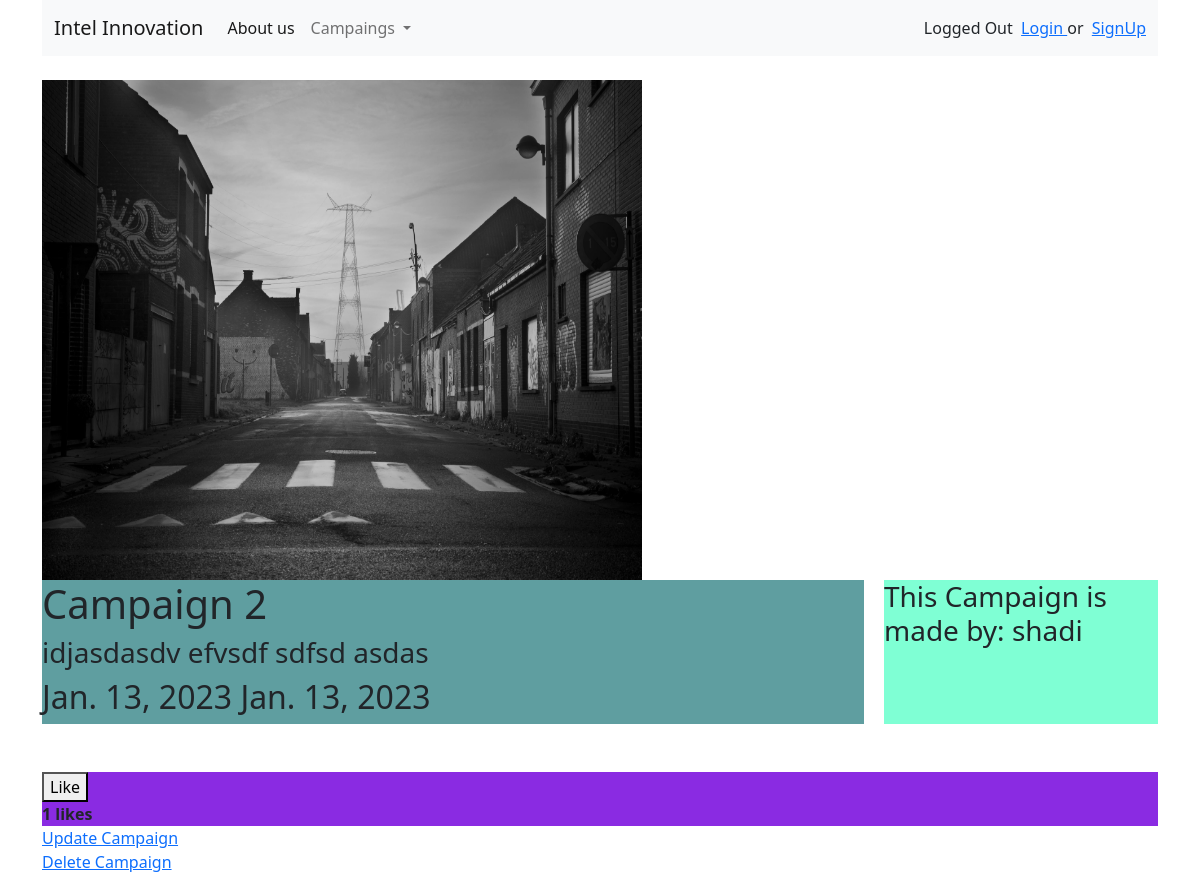
The app's page /campaigns/3/ with its own data.
### campaigns/models.py (models this page shows, shortened)
class Campaign(models.Model):
    auther = models.ForeignKey(User, on_delete=models.CASCADE, related_name="campaign_auther")
    title = models.CharField(max_length=50)
    description = models.TextField(max_length=250)
    start_date = models.DateField()
    end_date = models.DateField()
    image = models.ImageField(null=True, blank=True, upload_to ="images/")
    token = models.CharField(max_length=10)
    number_of_likes = models.ManyToManyField(User, default=None, blank=True, related_name="likes")

### campaigns/views.py (the view, shortened to what this page needs)
# urls.py: path('<int:campaign_id>/', views.campaign_details, name='campaign_details'),
def campaign_details(request, campaign_id):
    campaign = get_object_or_404(Campaign, id=campaign_id)
    user = request.user
    if request.method == 'GET':
        form = CampaignForm(instance=campaign)
        context =  {'form': form, 'campaign': campaign, 'user': user}
        return render(request, 'campaigns/campaign_details.html', context)

### campaigns/templates/campaigns/campaign_details.html (shortened to what this page needs)
{% extends "campaigns/base.html" %}
{% block content %}
<!DOCTYPE html>
<html lang-"en" dir-"Itr">
    <br>
   <head class="campaign_banner">
    {% load static %}
    <link rel="stylesheet" href="{% static 'campaign_details.css' %}">
    <link rel="stylesheet" href="https://cdnjs.cloudflare.com/ajax/libs/font-awesome/4.7.0/css/font-awesome.min.css">
    {% if campaign.image %}
    <img src="{{ campaign.image.url }} "
    width="600"
    height="500" >
    {% endif %}
    </head>
    <body>
    <div class="grid-container">
        <div class="title-and-description">
            <strong> <h1>{{ campaign.title }} </h1> </strong>
            <h3>{{ campaign.description }} </h3>
            <h2>{{ campaign.start_date }} {{ campaign.end_date }}</h2>
        </div>
        <div class="roles">
            <h3> This Campaign is made by: {{ campaign.auther }} </h3>
        </div>
    </div>
    <br><br>
    <div class="statistics">
        <form action="{% url 'campaigns:campaign-like' campaign.id %}" method='POST' >
        {% if user not in campaign.number_of_likes.all %}
        <button class="ui button positive" type= 'submit'>Like</button>
         {% else%}
        <button class="ui button negative" type='submit'>Unlike</button>
        {% endif %}
    </form>
<strong>{{campaign.number_of_likes.all.count }} likes</strong>
    </div>
    <a href="http://127.0.0.1:8000/campaigns/{{campaign.id}}/update" data-role="button" data-inline="true">Update Campaign</a>
        <br>
    <a href="http://127.0.0.1:8000/campaigns/{{campaign.id}}/delete" data-role="button" data-inline="true">Delete Campaign</a>
    </body>
</html>
{% endblock %}

### campaigns/static/campaign_details.css (style rules this page uses)
.grid-container { display: grid; grid-template-columns: 3fr 1fr; grid-gap: 20px; }
.title-and-description { background-color: cadetblue; }
.roles { background-color: aquamarine; }
.statistics { background-color:blueviolet }

### records on screen
Campaign: image (picture), title "Campaign 2", description "idjasdasdv efvsdf sdfsd asdas", start_date "Jan. 13, 2023", end_date "Jan. 13, 2023", auther "shadi", number_of_likes.all.count "1"
